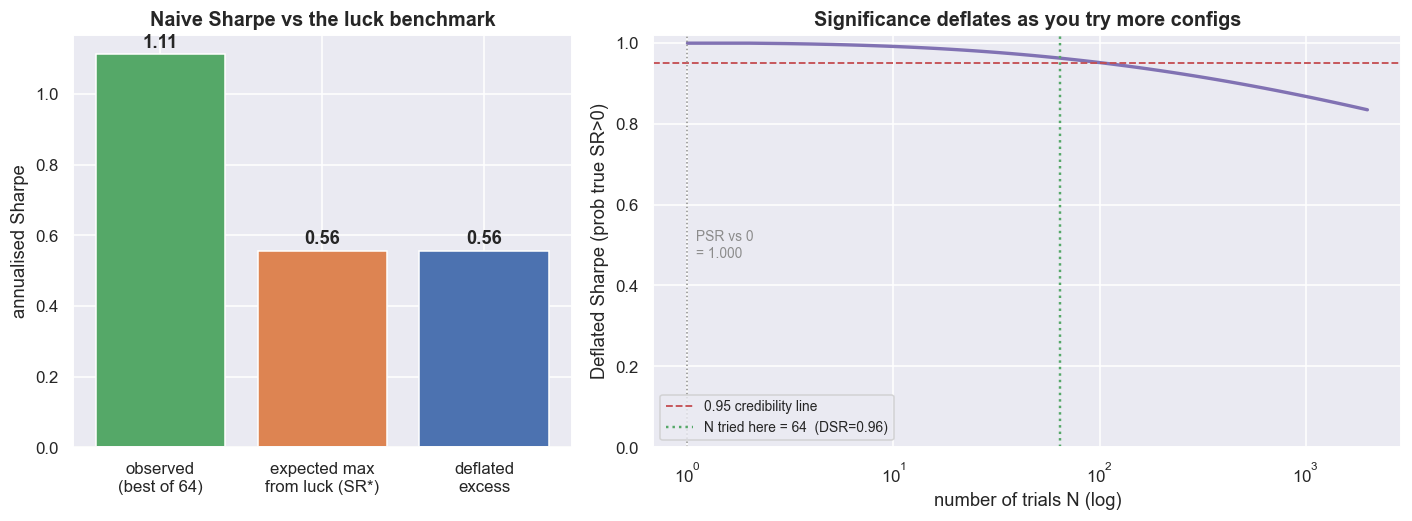

The script that drew this image:
# ---- build the grid of trials we "searched", price the best one honestly ----
entries = [1.5, 2.0, 2.5, 3.0]; exits = [-0.5, 0.0, 0.5, 1.0]; wins = [20, 40, 60, 90]
trial_cfgs = [(e, x, w) for e in entries for x in exits for w in wins]
trial_ret  = {c: daily_net(beta0, entry=c[0], ex=c[1], w=c[2]).values for c in trial_cfgs}
Rmat   = np.column_stack([trial_ret[c] for c in trial_cfgs])           # T x N matrix of daily net returns
Rmat   = np.nan_to_num(Rmat)
srd    = Rmat.mean(0) / np.where(Rmat.std(0) > 0, Rmat.std(0), np.nan)  # daily Sharpe per trial
N_TRIALS = len(trial_cfgs)
varSR  = np.nanvar(srd, ddof=1)
best   = int(np.nanargmax(srd)); r_best = Rmat[:, best]; T = len(r_best)
sr_obs = srd[best]                                                     # daily Sharpe of the selected best
sk, ku = float(skew(r_best)), float(kurtosis(r_best, fisher=False))
EG = 0.5772156649

def expected_max_sr(v, nt):
    sd = np.sqrt(v)
    return sd * ((1-EG)*norm.ppf(1 - 1.0/nt) + EG*norm.ppf(1 - 1.0/(nt*np.e)))
def psr(sr, sr_star, n, s3, k4):
    return float(norm.cdf((sr - sr_star)*np.sqrt(n-1) / np.sqrt(1 - s3*sr + (k4-1)/4*sr**2)))

sr_star   = expected_max_sr(varSR, N_TRIALS)
dsr_value = psr(sr_obs, sr_star, T, sk, ku)
psr0      = psr(sr_obs, 0.0, T, sk, ku)
sr_obs_a, sr_star_a = sr_obs*np.sqrt(ANN), sr_star*np.sqrt(ANN)

fig, (a1, a2) = plt.subplots(1, 2, figsize=(13, 4.9), gridspec_kw=dict(width_ratios=[2, 3]))
bars = a1.bar(['observed\n(best of %d)' % N_TRIALS, 'expected max\nfrom luck (SR*)', 'deflated\nexcess'],
              [sr_obs_a, sr_star_a, sr_obs_a - sr_star_a], color=[C['green'], C['amber'], C['blue']])
for bbar, v in zip(bars, [sr_obs_a, sr_star_a, sr_obs_a - sr_star_a]):
    a1.text(bbar.get_x()+bbar.get_width()/2, v+0.02, f'{v:.2f}', ha='center', fontweight='bold')
a1.axhline(0, color=C['grey'], lw=1.0); a1.set_ylabel('annualised Sharpe')
a1.set_title('Naive Sharpe vs the luck benchmark')

Ns = np.unique(np.round(np.logspace(0, 3.3, 60)).astype(int)); Ns = Ns[Ns >= 1]
dsr_curve = [psr(sr_obs, expected_max_sr(varSR, max(nt, 2)), T, sk, ku) for nt in Ns]
a2.plot(Ns, dsr_curve, color=C['purple'], lw=2.2)
a2.axhline(0.95, color=C['red'], ls='--', lw=1.2, label='0.95 credibility line')
a2.axvline(N_TRIALS, color=C['green'], ls=':', lw=1.6, label=f'N tried here = {N_TRIALS}  (DSR={dsr_value:.2f})')
a2.axvline(1, color=C['grey'], ls=':', lw=1.0)
a2.text(1.1, 0.5, f'PSR vs 0\n= {psr0:.3f}', color=C['grey'], fontsize=9, va='center')
a2.set_xscale('log'); a2.set_xlabel('number of trials N (log)'); a2.set_ylabel('Deflated Sharpe (prob true SR>0)')
a2.set_ylim(0, 1.02); a2.set_title('Significance deflates as you try more configs'); a2.legend(fontsize=9, loc='lower left')
plt.tight_layout(); plt.show()

print(f'best of {N_TRIALS} trials: daily SR {sr_obs:.3f} (ann {sr_obs_a:.2f}), skew {sk:+.2f}, kurtosis {ku:.1f}, T={T}')
print(f'against ZERO the result looks rock-solid: PSR = {psr0:.3f}.')
print(f'but the expected-max Sharpe from {N_TRIALS} lucky trials is {sr_star_a:.2f} (ann); deflating against THAT,')
print(f'the Deflated Sharpe drops to {dsr_value:.3f}. Try a few hundred configs and it falls through 0.95 entirely.')
